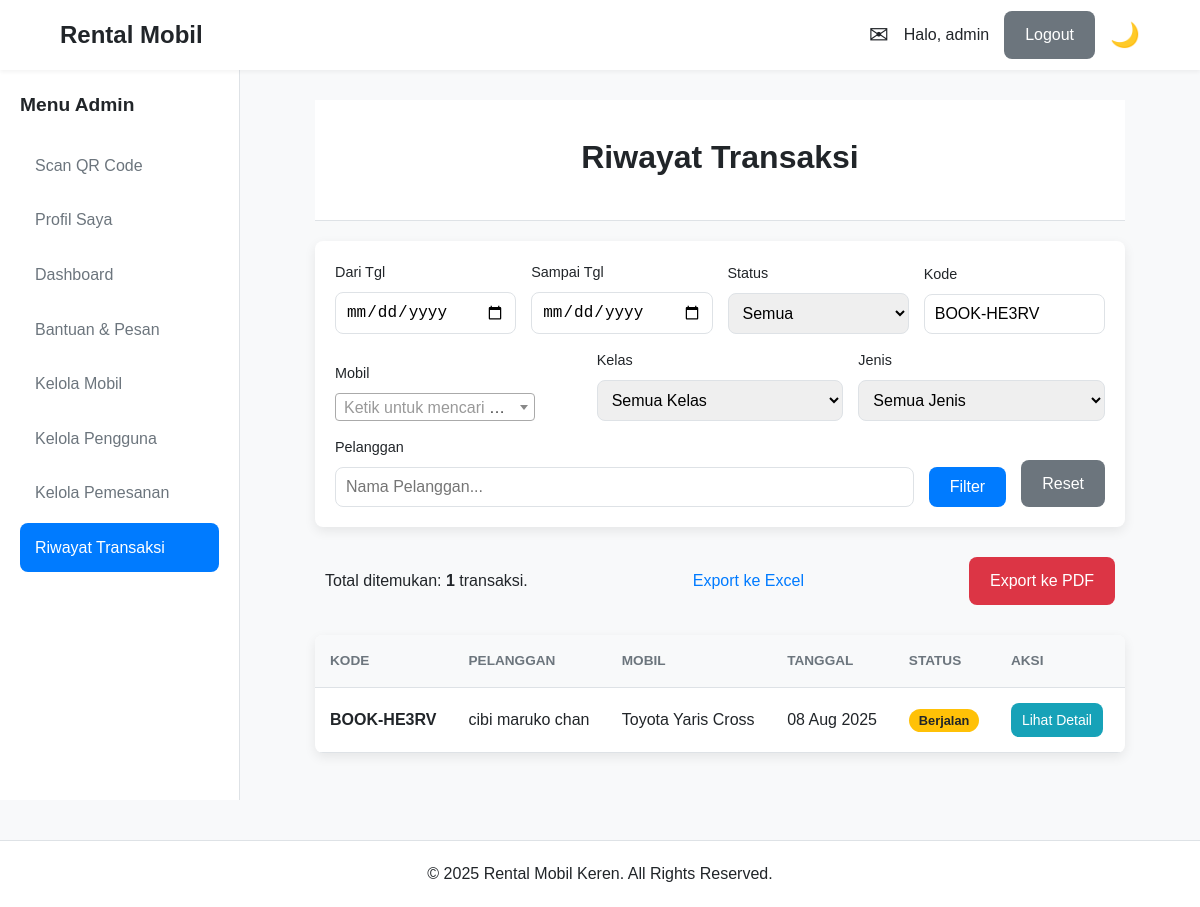
The page /admin/history.php?kode_pesanan=BOOK-HE3RV (signed in) on the database its author committed.
### tables this page shows
CREATE TABLE `pemesanan` (
  `id_pemesanan` int(11) NOT NULL,
  `kode_pemesanan` varchar(10) NOT NULL,
  `id_pengguna` int(11) NOT NULL,
  `id_mobil` int(11) NOT NULL,
  `tanggal_mulai` datetime NOT NULL,
  `tanggal_selesai` datetime NOT NULL,
  `tanggal_pengembalian` datetime DEFAULT NULL,
  `total_biaya` decimal(12,2) NOT NULL,
  `total_denda` decimal(12,2) DEFAULT 0.00,
  `total_biaya_diajukan` decimal(12,2) DEFAULT NULL,
  `status_pemesanan` enum('Menunggu Pembayaran','Dikonfirmasi','Berjalan','Selesai','Dibatalkan','Pengajuan Pembatalan','Pengajuan Ambil Cepat','Menunggu Pembayaran Denda','Pengajuan Ditolak') NOT NULL,
  `alasan_pembatalan` text DEFAULT NULL,
  `rekening_pembatalan` varchar(50) DEFAULT NULL,
  `rating_pengguna` int(1) DEFAULT NULL,
  `review_pelanggan` text DEFAULT NULL,
  `catatan_admin` varchar(255) DEFAULT NULL,
  `waktu_pengambilan` datetime DEFAULT NULL,
  `waktu_pengembalian` datetime DEFAULT NULL,
  `batas_pembayaran` datetime DEFAULT NULL,
  `tgl_mulai_diajukan` datetime DEFAULT NULL,
  `tanggal_pemesanan` timestamp NOT NULL DEFAULT current_timestamp(),
  `updated_at` timestamp NOT NULL DEFAULT current_timestamp() ON UPDATE current_timestamp()
);

CREATE TABLE `pengguna` (
  `id_pengguna` int(11) NOT NULL,
  `username` varchar(50) NOT NULL,
  `password` varchar(255) NOT NULL,
  `nama_lengkap` varchar(100) NOT NULL,
  `nik` varchar(16) DEFAULT NULL,
  `foto_ktp` varchar(255) DEFAULT NULL,
  `email` varchar(100) NOT NULL,
  `no_telp` varchar(15) NOT NULL,
  `alamat` text DEFAULT NULL,
  `role` enum('Admin','Karyawan','Pelanggan') NOT NULL DEFAULT 'Pelanggan',
  `created_at` timestamp NOT NULL DEFAULT current_timestamp()
);

CREATE TABLE `mobil` (
  `id_mobil` int(11) NOT NULL,
  `plat_nomor` varchar(10) NOT NULL,
  `merk` varchar(50) NOT NULL,
  `model` varchar(50) NOT NULL,
  `tahun` year(4) NOT NULL,
  `jenis_mobil` varchar(50) DEFAULT NULL,
  `harga_sewa_harian` decimal(10,2) NOT NULL,
  `denda_per_hari` decimal(10,2) NOT NULL,
  `status` enum('Tersedia','Disewa','Perawatan','Tidak Aktif','Dipesan') NOT NULL DEFAULT 'Tersedia',
  `gambar_mobil` varchar(255) DEFAULT NULL,
  `spesifikasi` text DEFAULT NULL,
  `kelas_mobil` enum('Low level','Mid level','High level','Luxury') DEFAULT 'Mid level',
  `updated_at` timestamp NOT NULL DEFAULT current_timestamp() ON UPDATE current_timestamp()
);

### admin/history.php (the view, shortened to what this page needs)
<?php
require_once '../includes/config.php';
require_once '../includes/header.php';
$role_session = $_SESSION['role'];
$id_pengguna_session = $_SESSION['id_pengguna'];
$tgl_awal = $_GET['tgl_awal'] ?? '';
$tgl_akhir = $_GET['tgl_akhir'] ?? '';
$kode_pesanan = $_GET['kode_pesanan'] ?? '';
$nama_pelanggan = $_GET['nama_pelanggan'] ?? '';
$sql = "SELECT p.*, pg.nama_lengkap, m.merk, m.model, m.gambar_mobil
        FROM pemesanan p
        JOIN pengguna pg ON p.id_pengguna = pg.id_pengguna
        JOIN mobil m ON p.id_mobil = m.id_mobil
        WHERE 1=1";
$params = [];
if (!empty($kode_pesanan)) { $sql .= " AND p.kode_pemesanan LIKE ?"; $params[] = "%$kode_pesanan%"; }
$sql .= " ORDER BY p.tanggal_pemesanan DESC";
try {
    $stmt = $pdo->prepare($sql);
    $stmt->execute($params);
    $histories = $stmt->fetchAll();
} catch (PDOException $e) { $histories = []; }
?>
<div class="page-header">
    <h1>Riwayat Transaksi</h1>
</div>
<div class="filter-container">
    <form action="" method="GET" class="filter-form">
        <div class="form-group"><label>Dari Tgl</label><input type="date" name="tgl_awal" value="<?= htmlspecialchars($tgl_awal) ?>"></div>
        <div class="form-group"><label>Sampai Tgl</label><input type="date" name="tgl_akhir" value="<?= htmlspecialchars($tgl_akhir) ?>"></div>
        <div class="form-group"><label>Status</label>
            <select name="status"><option value="">Semua</option>
            </select>
        </div>
        <div class="form-group"><label>Kode</label><input type="text" name="kode_pesanan" placeholder="Kode Pesanan..." value="<?= htmlspecialchars($kode_pesanan) ?>"></div>
        <div class="form-group"><label>Mobil</label>
        </div>
        <div class="form-group"><label>Kelas</label>
            <select name="kelas_mobil"><option value="">Semua Kelas</option>
            </select>
        </div>
        <div class="form-group"><label>Jenis</label>
            <select name="jenis"><option value="">Semua Jenis</option>
            </select>
        </div>
        <?php if (in_array($role_session, ['Admin', 'Karyawan'])): ?>
            <div class="form-group"><label>Pelanggan</label><input type="text" name="nama_pelanggan" placeholder="Nama Pelanggan..." value="<?= htmlspecialchars($nama_pelanggan) ?>"></div>
        <?php endif; ?>
        <button type="submit" class="btn btn-primary">Filter</button>
        <a href="history.php" class="btn btn-secondary">Reset</a>
    </form>
</div>
<?php if (in_array($role_session, ['Admin', 'Karyawan'])): ?>
<div class="export-buttons">
    <p>Total ditemukan: <strong><?= count($histories) ?></strong> transaksi.</p>
    <?php if (!empty($histories)):
        $export_params = http_build_query($_GET);
    ?>
        <a href="../actions/export/excel.php?<?= $export_params ?>" class="btn btn-success">Export ke Excel</a>
        <a href="../actions/export/pdf.php?<?= $export_params ?>" class="btn btn-danger" target="_blank">Export ke PDF</a>
    <?php endif; ?>
</div>
<?php endif; ?>
<?php
$live_context = '';
$live_last_update = '';
if ($role_session === 'Pelanggan') {
    $live_context = 'pelanggan_pemesanan';
    $last_update_stmt = $pdo->prepare("SELECT MAX(tanggal_pemesanan) FROM pemesanan WHERE id_pengguna = ?");
    $last_update_stmt->execute([$id_pengguna_session]);
    $live_last_update = $last_update_stmt->fetchColumn();
} else {
    $live_context = 'admin_pemesanan';
    $live_last_update = $pdo->query("SELECT MAX(tanggal_pemesanan) FROM pemesanan")->fetchColumn();
}
?>
<div class="table-container"
     data-live-context="<?= $live_context ?>"
     data-live-total="<?= count($histories) ?>"
     data-live-last-update="<?= $live_last_update ?>">
    <table>
        <thead>
            <tr>
                <th>Kode</th>
                <?php if (in_array($role_session, ['Admin', 'Karyawan'])): ?><th>Pelanggan</th><?php endif; ?>
                <th>Mobil</th>
                <th>Tanggal</th>
                <th>Status</th>
                <th>Aksi</th>
            </tr>
        </thead>
        <tbody>
            <?php if (!empty($histories)): ?>
                <?php foreach ($histories as $history): ?>
                    <tr>
                        <td><strong><?= htmlspecialchars($history['kode_pemesanan']) ?></strong></td>
                        <?php if (in_array($role_session, ['Admin', 'Karyawan'])): ?><td><?= htmlspecialchars($history['nama_lengkap']) ?></td><?php endif; ?>
                        <td><?= htmlspecialchars($history['merk'] . ' ' . $history['model']) ?></td>
                        <td><?= date('d M Y', strtotime($history['tanggal_pemesanan'])) ?></td>
                        <td><span class="status-badge status-<?= strtolower(str_replace(' ', '-', $history['status_pemesanan'])) ?>"><?= htmlspecialchars($history['status_pemesanan']) ?></span></td>
                        <td>
                            <a href="<?= BASE_URL ?>actions/pemesanan/detail.php?id=<?= $history['id_pemesanan'] ?>" class="btn btn-info btn-sm">Lihat Detail</a>
                        </td>
                    </tr>
                <?php endforeach; ?>
            <?php else: ?>
                <tr><td colspan="7">Tidak ada riwayat yang ditemukan sesuai kriteria.</td></tr>
            <?php endif; ?>
        </tbody>
    </table>
</div>
<?php require_once '../includes/footer.php'; ?>

### assets/css/style.css (style rules this page uses)
:root { --primary-color: #007bff; --secondary-color: #6c757d; --success-color: #28a745; --danger-color: #dc3545; --warning-color: #ffc107; --info-color: #17a2b8; --bg-color: #f8f9fa; --surface-color: #ffffff; --text-color: #212529; --muted-text-color: #6c757d; --border-color: #dee2e6; --font-family: 'Poppins', sans-serif; --header-height: 70px; --sidebar-width: 240px; --border-radius: 8px; --box-shadow: 0 4px 12px rgba(0, 0, 0, 0.08); }
* { margin: 0; padding: 0; box-sizing: border-box; }
body { font-family: var(--font-family); background-color: var(--bg-color); color: var(--text-color); line-height: 1.6; }
a { color: var(--primary-color); text-decoration: none; transition: color 0.2s; }
.btn { display: inline-block; padding: 10px 20px; font-size: 1rem; font-weight: 500; border: 1px solid transparent; border-radius: var(--border-radius); cursor: pointer; transition: all 0.2s; text-align: center; }
.btn-primary { background-color: var(--primary-color); color: #fff; }
.btn-secondary { background-color: var(--secondary-color); color: #fff; }
.btn-danger { background-color: var(--danger-color); color: #fff; }
.btn-sm { padding: 5px 10px; font-size: 0.875rem; }
.form-group { margin-bottom: 20px; }
.form-group label { display: block; margin-bottom: 5px; font-weight: 500; }
.form-group input, .form-group select, .form-group textarea { width: 100%; padding: 12px; border: 1px solid var(--border-color); border-radius: var(--border-radius); font-size: 1rem; }
.table-container { background-color: var(--surface-color); border-radius: var(--border-radius); box-shadow: var(--box-shadow); overflow-x: auto; }
table { width: 100%; border-collapse: collapse; }
th, td { padding: 15px; text-align: left; border-bottom: 1px solid var(--border-color); }
th { background-color: var(--bg-color); font-weight: 600; }
.status-badge { padding: 4px 10px; border-radius: 12px; font-size: 0.8rem; font-weight: 600; color: #fff; text-transform: capitalize; white-space: nowrap; }
.status-disewa, .status-berjalan, .status-menunggu-verifikasi, .status-belum-dibaca { background-color: var(--warning-color); color: var(--text-color); }
.page-header { background-color: var(--surface-color); padding: 2rem 0; text-align: center; margin-bottom: 30px; border-bottom: 1px solid var(--border-color); }
.page-header h1 { margin-bottom: 5px; }
.filter-container { background-color: var(--surface-color); padding: 25px; border-radius: var(--border-radius); margin-bottom: 40px; box-shadow: var(--box-shadow); }
.filter-form { display: flex; align-items: flex-end; gap: 20px; flex-wrap: wrap; }
.filter-form .form-group { margin-bottom: 0; flex: 1 1 180px; }
.filter-form .form-group label { font-weight: 500; font-size: 0.9rem; margin-bottom: 8px; display: block; }
.filter-form input, .filter-form select { width: 100%; padding: 10px; border-radius: var(--border-radius); border: 1px solid var(--border-color); }
.btn-info { background-color: var(--info-color); color: #fff; }

### assets/css/dashboard.css (style rules this page uses)
.page-header { margin-bottom: 20px; }
.table-container { background-color: var(--surface-color); border-radius: var(--border-radius); box-shadow: var(--box-shadow); overflow-x: auto; }
table { width: 100%; border-collapse: collapse; }
th, td { padding: 15px; text-align: left; border-bottom: 1px solid var(--border-color); }
th { font-size: 0.85rem; text-transform: uppercase; color: var(--muted-text-color); }
.filter-container { background-color: var(--surface-color); padding: 20px; border-radius: var(--border-radius); margin-bottom: 20px; box-shadow: var(--box-shadow); }
.filter-form { display: flex; align-items: flex-end; gap: 15px; flex-wrap: wrap; }
.filter-form .form-group { margin-bottom: 0; }
.export-buttons { margin-bottom: 20px; display: flex; justify-content: space-between; align-items: center; }

### admin/css/admin.css (style rules this page uses)
.table-container th { font-size: 0.85rem; text-transform: uppercase; color: var(--muted-text-color); }
.table-container td .btn { margin-right: 5px; }
.filter-container { background-color: var(--surface-color); padding: 20px; border-radius: var(--border-radius); margin-bottom: 20px; box-shadow: var(--box-shadow); }
.filter-form { display: flex; align-items: flex-end; gap: 15px; flex-wrap: wrap; }
.filter-form .form-group { margin-bottom: 0; }
.export-buttons { margin-bottom: 20px; padding: 10px; display: flex; justify-content: space-between; align-items: center; flex-wrap: wrap; gap: 10px; }

### rows shown on the page
pemesanan: kode_pemesanan "BOOK-HE3RV", id_pengguna.nama_lengkap "cibi maruko chan", id_mobil.model "Toyota Yaris Cross", tanggal_pemesanan "08 Aug 2025", status_pemesanan "Berjalan"

### other values the page prints
$sapaan "admin"
$_SESSION['role'] "Admin"
count($histories) "1"
